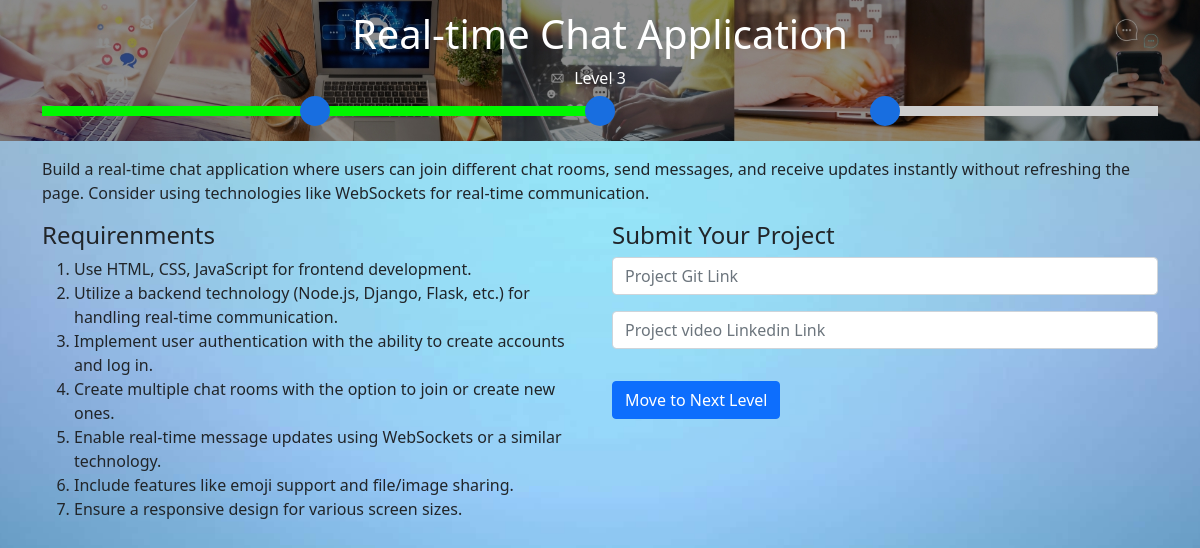
The page /level-three/ (signed in) on the database its author committed.
### accounts/models.py (models this page shows, shortened)
class Student(AbstractBaseUser, PermissionsMixin):
    STATUS_NOT_STARTED = 'not_started'
    STATUS_IN_PROGRESS = 'in_progress'
    STATUS_UNDER_REVIEW = 'under_review'
    STATUS_COMPLETED = 'completed'
    STATUS_REJECTED = 'rejected'
    STATUS_CHOICES = [
        (STATUS_NOT_STARTED, 'Not Started'),
        (STATUS_IN_PROGRESS, 'In Progress'),
        (STATUS_UNDER_REVIEW, 'Under Review'),
        (STATUS_COMPLETED, 'Completed'),
        (STATUS_REJECTED, 'Rejected'),
    ]
    email = models.EmailField(unique=True)
    name = models.CharField(max_length=255)
    profile_pic = models.ImageField(upload_to='profile_pics/', null=True, blank=True)
    phone_no = models.CharField(max_length=15, null=True, blank=True)
    whatsapp_no = models.CharField(max_length=15, null=True, blank=True)
    college = models.CharField(max_length=255, null=True, blank=True)
    domain = models.ForeignKey(Domain, on_delete=models.SET_NULL, null=True, blank=True)
    assignment1 = models.ForeignKey(Assignment, on_delete=models.SET_NULL, null=True, blank=True, related_name='assignment1')
    assignment1status = models.CharField(
        max_length=20,
        choices=STATUS_CHOICES,
        default=STATUS_NOT_STARTED,
    )
    assignment1starttime = models.DateTimeField(blank=True,null=True)
    assignment1endttime = models.DateTimeField(blank=True,null=True)
    assignment1rejectioncount = models.ImageField(default=0)
    assignment2 = models.ForeignKey(Assignment, on_delete=models.SET_NULL, null=True, blank=True, related_name='assignment2')
    assignment2status = models.CharField(
        max_length=20,
        choices=STATUS_CHOICES,
        default=STATUS_NOT_STARTED,
    )
    assignment2starttime = models.DateTimeField(blank=True,null=True)
    assignment2endttime = models.DateTimeField(blank=True,null=True)
    assignment2rejectioncount = models.ImageField(default=0)
    assignment3 = models.ForeignKey(Assignment, on_delete=models.SET_NULL, null=True, blank=True, related_name='assignment3')
    assignment3status = models.CharField(
        max_length=20,
        choices=STATUS_CHOICES,
        default=STATUS_NOT_STARTED,
    )
    assignment3starttime = models.DateTimeField(blank=True,null=True)
    assignment3endttime = models.DateTimeField(blank=True,null=True)
    assignment3rejectioncount = models.ImageField(default=0)
    level_choices_student = [(0, 'Not Started'), (1, 'Level 1'), (2, 'Level 2'), (3, 'Level 3'), (4, 'pending'), (5, 'Certificate Level')]
    level_student = models.IntegerField(choices=level_choices_student, default=0)
    otp = models.IntegerField(null=True, blank=True)
    is_active = models.BooleanField(default=True)
    is_staff = models.BooleanField(default=False)
    date_joined = models.DateTimeField(default=timezone.now)
    objects = StudentManager()
    USERNAME_FIELD = 'email'
    REQUIRED_FIELDS = ['name']

class Assignment(models.Model):
    domain = models.ForeignKey(Domain, on_delete=models.SET_NULL, null=True, blank=True)
    assignment_question = models.CharField(max_length=255)
    assignment_description = models.TextField(null=True, blank=True)
    assignment_requirements = models.TextField(null=True, blank=True)
    assignment_banner = models.ImageField(upload_to='assignment_banners/', null=True, blank=True)
    assignment_banner1 = models.ImageField(upload_to='assignment_banners1/', null=True, blank=True)
    level_choices = [(1, 'Level 1'), (2, 'Level 2'), (3, 'Level 3')]
    level = models.IntegerField(choices=level_choices, default=0)
    referral_link1 = models.URLField(max_length=255, null=True, blank=True)
    referral_link2 = models.URLField(max_length=255, null=True, blank=True)
    slug = models.CharField(null=True, blank=True, max_length=100)

### accounts/views.py (the view, shortened to what this page needs)
# urls.py: path('level-three/', views.level_three, name='level3'),
@login_required(login_url='/')
def level_three(request):
    student = request.user
    if student.assignment3status == 'not_started':
        student.assignment3status = 'in_progress'
        student.save()
    else:
        pass
    try:
        submitted_data = AssignmentSubmit.objects.get(student=student)
        print(submitted_data)
        return render(request, 'level3.html', {"sdata": submitted_data})
    except:
        return render(request, 'level3.html')

### templates/level3.html (shortened to what this page needs)
{% load static %}
<!DOCTYPE html>
<html lang="en">
<head>
    <link href="https://cdn.jsdelivr.net/npm/bootstrap@5.0.2/dist/css/bootstrap.min.css" rel="stylesheet">
    <link rel="stylesheet" href="https://cdnjs.cloudflare.com/ajax/libs/font-awesome/6.4.2/css/all.min.css" />
</head>
<body>
    <section class="headbanner">
        <div class="head">
            <h1>{{user.assignment3.assignment_question}}</h1>
            <p>Level 3</p>
        <div class="container">
            <div class="level">
                <div class="row">
                    <div class="col-md-3 col-sm-3 col-lg-3" >
                        <div class="levelone"></div>
                        <div class="point" style="z-index:99;"></div>
                    </div>
                    <div class="col-md-3 col-sm-3 col-lg-3" >
                        <div class="leveltwo"></div>
                        <div class="point" style="z-index:99;"></div>
                    </div>
                    <div class="col-md-3 col-sm-3 col-lg-3" >
                        <div class="levelthree"></div>
                        <div class="point" style="z-index:99;"></div>
                    </div>
                    <div class="col-md-3 col-sm-3 col-lg-3" >
                        <div class="levelfour"></div>
                    </div>
                </div>
            </div>
        </div>
    </div>
    <img src="{{user.assignment3.assignment_banner1.url}}" class="img-fluid" height="110%">
    </section>
    <section class="mt-3">
        <div class="container">
            <p>
               {{user.assignment3.assignment_description}}
            </p>
            <div class="row">
                <div class="col-sm-12 col-lg-6 col-md-12">
                    <h4>Requirenments</h4>
                    {{user.assignment3.assignment_requirements | safe}}
                </div>
                <div class="col-sm-12 col-lg-6 col-md-12">
                     <form method="post">
                        <h4>Submit Your Project</h4>
                         {% if sdata.Assignment3_github_Link %}
                            <input value="{{sdata.Assignment3_github_Link}}" type="text" name="git" class="mb-3 form-control" placeholder="Project Git Link" required>
                         {% else %}
                            <input type="text" name="git" class="mb-3 form-control" placeholder="Project Git Link" required>
                         {% endif %}
                         {% if sdata.Assignment3_github_Link %}
                            <input value="{{sdata.Assignment3_linkedin_link}}" type="text" name="linkedin" class="mb-3 form-control"  placeholder="Project video Linkedin Link" required>
                         {% else %}
                            <input  type="text" name="linkedin" class="mb-3 form-control"  placeholder="Project video Linkedin Link" required>
                         {% endif %}
                        <button type="submit" class="btn btn-primary mt-3">Move to Next Level</button>
                    </form>
                </div>
            </div>
        </div>
    </section>
</body>
</html>

### rows shown on the page
Student: assignment3.assignment_question "Real-time Chat Application", assignment3.assignment_banner1 (picture), assignment3.assignment_description "Build a real-time chat application where users can join different chat rooms, send messages, and receive updates instantly without refreshing the page. Consider using technologies like WebSockets for real-time communication.", assignment3.assignment_requirements "Use HTML, CSS, JavaScript for frontend development. Utilize a backend technology (Node.js, Django, Flask, etc.) for handling real-time communication. Implement user authentication with the ability to create accounts and log in. Create multiple chat rooms with the option to join or create new ones. Enable real-time message updates using WebSockets or a similar technology. Include features like emoji support and file/image sharing. Ensure a responsive design for various screen sizes."
